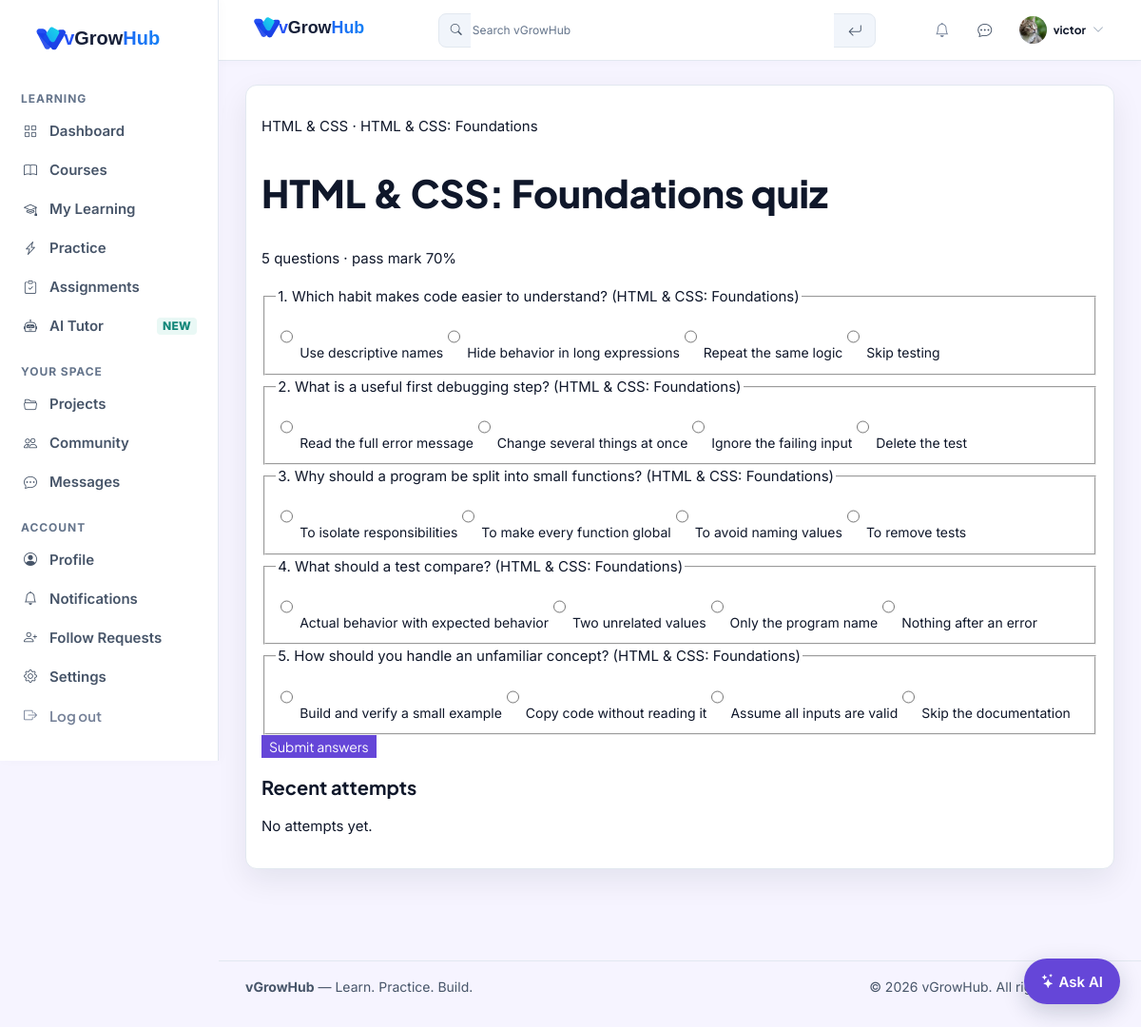
Page /quizzes/9/ (signed in) on the committed database.
### blog/models.py (models this page shows, shortened)
class UserProfile(models.Model):
    GOAL_CHOICES = [
        ('full_stack', 'Python Full Stack Developer'),
        ('django', 'Django Developer'),
        ('data', 'Data Analyst'),
        ('interview', 'Interview Prep'),
        ('web', 'Web Basics'),
    ]
    PLAN_CHOICES = [
        ('free', 'Free'),
        ('premium', 'Premium'),
    ]
    THEME_PREFERENCE_CHOICES = [
        ('light', 'Light'),
        ('dark', 'Dark'),
        ('system', 'System'),
    ]
    user = models.OneToOneField(
        User,
        on_delete=models.CASCADE,
        related_name='profile_data'
    )
    display_name = models.CharField(
        max_length=150,
        blank=True,
        default=''
    )
    headline = models.CharField(max_length=160, blank=True)
    location = models.CharField(max_length=120, blank=True)
    bio = models.TextField(max_length=2000, blank=True)
    skills = models.JSONField(default=list, blank=True)
    github_url = models.URLField(blank=True)
    linkedin_url = models.URLField(blank=True)
    portfolio_url = models.URLField(blank=True)
    profile_banner = models.ImageField(upload_to='profile_banners/', blank=True, null=True)
    font_size = models.CharField(max_length=10, choices=(('small', 'Small'), ('default', 'Default'), ('large', 'Large')), default='default')
    reduce_motion = models.BooleanField(default=False)
    swipe_navigation = models.BooleanField(default=False)
    timezone_name = models.CharField(max_length=64, default='UTC')
    language_preference = models.CharField(max_length=12, default='en')
    notify_follows = models.BooleanField(default=True)
    notify_messages = models.BooleanField(default=True)
    notify_community = models.BooleanField(default=True)
    notify_assignments = models.BooleanField(default=True)
    notify_system = models.BooleanField(default=True)
    email_notifications = models.BooleanField(default=False)
    quiet_hours_start = models.TimeField(null=True, blank=True)
    quiet_hours_end = models.TimeField(null=True, blank=True)
    desktop_notifications = models.BooleanField(default=False)
    plan = models.CharField(
        max_length=10,
        choices=PLAN_CHOICES,
        default='free',
    )
    plan_expires_at = models.DateTimeField(null=True, blank=True)
    subscription_plan = models.ForeignKey(
        SubscriptionPlan,
        on_delete=models.SET_NULL,
        related_name='subscribers',
        null=True,
        blank=True,
    )
    theme_preference = models.CharField(
        max_length=10,
        choices=THEME_PREFERENCE_CHOICES,
        default='light',
    )
    notification_sound = models.BooleanField(default=False)
    message_sound = models.BooleanField(default=False)
    WHO_CAN_MESSAGE_CHOICES = [
        ('everyone', 'Everyone'),
        ('followers', 'People who follow me or whom I follow'),
        ('mutual', 'Mutual followers'),
        ('nobody', 'Nobody'),
    ]
    who_can_message = models.CharField(
        max_length=12,
        choices=WHO_CAN_MESSAGE_CHOICES,
        default='mutual',
    )
    is_online_visible = models.BooleanField(default=True)
    profile_picture = models.ImageField(
        upload_to='profile_pictures/',
        blank=True,
        null=True
    )
    is_private = models.BooleanField(
        default=False
    )
    leaderboard_opt_in = models.BooleanField(default=False)
    show_public_badges = models.BooleanField(default=True)
    is_test_account = models.BooleanField(default=False)
    DAILY_TASK_GOAL_CHOICES = [
        (1, '1 task'),
        (3, '3 tasks'),
        (5, '5 tasks'),
    ]
    daily_task_goal = models.PositiveSmallIntegerField(
        choices=DAILY_TASK_GOAL_CHOICES,
        default=3,
    )
    goal = models.CharField(
        max_length=20,
        choices=GOAL_CHOICES,
        blank=True,
        null=True
    )
    onboarding_completed = models.BooleanField(
        default=True
    )
    is_deactivated = models.BooleanField(
        default=False
    )
    deactivated_at = models.DateTimeField(
        null=True,
        blank=True,
    )
    deletion_requested_at = models.DateTimeField(
        null=True,
        blank=True,
    )
    scheduled_deletion_at = models.DateTimeField(
        null=True,
        blank=True,
    )
    created_at = models.DateTimeField(
        auto_now_add=True
    )
    updated_at = models.DateTimeField(
        auto_now=True
    )

class ModuleQuiz(models.Model):
    module = models.OneToOneField(Module, on_delete=models.CASCADE, related_name='quiz')
    title = models.CharField(max_length=200)
    passing_score = models.PositiveSmallIntegerField(default=70)

class Module(models.Model):
    course = models.ForeignKey(
        Post,
        on_delete=models.CASCADE,
        related_name='modules',
    )
    title = models.CharField(max_length=200)
    description = models.TextField(blank=True)
    order = models.PositiveIntegerField(default=1)
    class Meta:
        ordering = ['order']

class Post(models.Model):
    STATUS_CHOICES = [
        ('DRAFT', 'Draft'),
        ('PUBLISHED', 'Published'),
        ('ARCHIVED', 'Archived'),
    ]
    CATEGORY_CHOICES = [
        ('Python', 'Python'),
        ('Django', 'Django'),
        ('AI', 'AI'),
        ('Java', 'Java'),
        ('JavaScript', 'JavaScript'),
        ('C++', 'C++'),
        ('C#', 'C#'),
        ('PHP', 'PHP'),
        ('Ruby', 'Ruby'),
        ('Go', 'Go'),
        ('Swift', 'Swift'),
        ('Kotlin', 'Kotlin'),
        ('Rust', 'Rust'),
        ('TypeScript', 'TypeScript'),
        ('SQL', 'SQL'),
        ('HTML/CSS', 'HTML/CSS'),
        ('Other', 'Other'),
    ]
    DIFFICULTY_CHOICES = [
        ('Beginner', 'Beginner'),
        ('Intermediate', 'Intermediate'),
        ('Advanced', 'Advanced'),
    ]
    ACCESS_CHOICES = [
        ('free', 'Free'),
        ('paid', 'Paid'),
    ]
    title = models.CharField(
        max_length=100
    )
    slug = models.SlugField(
        max_length=180,
        unique=True,
        blank=True,
    )
    category = models.CharField(
        max_length=20,
        choices=CATEGORY_CHOICES,
        default='Python'
    )
    description = models.TextField(
        blank=True
    )
    difficulty = models.CharField(
        max_length=20,
        choices=DIFFICULTY_CHOICES,
        default='Beginner'
    )
    duration_minutes = models.PositiveSmallIntegerField(default=0)
    access = models.CharField(max_length=8, choices=ACCESS_CHOICES, default='free')
    required_plan = models.ForeignKey(
        SubscriptionPlan,
        on_delete=models.SET_NULL,
        related_name='courses',
        null=True,
        blank=True,
    )
    is_free = models.BooleanField(default=True)
    price = models.DecimalField(max_digits=8, decimal_places=2, default=0)
    what_you_learn = models.TextField(
        blank=True
    )
    prerequisites = models.TextField(blank=True)
    content = models.TextField()
    status = models.CharField(
        max_length=20,
        choices=STATUS_CHOICES,
        default='PUBLISHED',
    )
    sequential_learning = models.BooleanField(default=False)
    image = models.ImageField(
        upload_to='posts/',
        blank=True,
        null=True
    )
    author = models.ForeignKey(
        User,
        on_delete=models.CASCADE
    )
    created_at = models.DateTimeField(
        auto_now_add=True
    )

class QuizQuestion(models.Model):
    quiz = models.ForeignKey(ModuleQuiz, on_delete=models.CASCADE, related_name='questions')
    prompt = models.CharField(max_length=500)
    options = models.JSONField(default=list)
    correct_option = models.PositiveSmallIntegerField()
    explanation = models.TextField(blank=True, max_length=2000)
    order = models.PositiveSmallIntegerField(default=1)
    class Meta:
        ordering = ('order', 'pk')
        constraints = [
            models.UniqueConstraint(fields=('quiz', 'order'), name='unique_quiz_question_order'),
        ]

### blog/views.py (the view, shortened to what this page needs)
@login_required
def module_quiz(request, quiz_id):
    quiz = get_object_or_404(
        ModuleQuiz.objects.select_related('module__course').prefetch_related('questions'),
        pk=quiz_id,
    )
    if not Enrollment.objects.filter(student=request.user, course=quiz.module.course).exists():
        return HttpResponseForbidden('Enroll in the course to take this quiz.')
    questions = list(quiz.questions.all())
    return render(request, 'blog/module_quiz.html', {
        'quiz': quiz,
        'questions': questions,
        'previous_attempts': QuizAttempt.objects.filter(user=request.user, quiz=quiz).order_by('-attempted_at')[:5],
    })

### templates/blog/module_quiz.html (shortened to what this page needs)
{% extends "blog/base.html" %}
{% block content %}
<section class="panel course-quiz-page"><p><a href="{% url 'blog:course_detail' quiz.module.course.slug %}">{{ quiz.module.course.title }}</a> · {{ quiz.module.title }}</p><h1>{{ quiz.title }}</h1><p>{{ questions|length }} questions · pass mark {{ quiz.passing_score }}%</p><form method="post">{% csrf_token %}{% for question in questions %}<fieldset class="quiz-question"><legend>{{ forloop.counter }}. {{ question.prompt }}</legend>{% for option in question.options %}<label><input type="radio" name="question_{{ question.pk }}" value="{{ forloop.counter0 }}" required> {{ option }}</label>{% endfor %}</fieldset>{% empty %}<p>This quiz is not available yet.</p>{% endfor %}<button type="submit" class="primary-btn" {% if not questions %}disabled{% endif %}>Submit answers</button></form><section><h2>Recent attempts</h2>{% for attempt in previous_attempts %}<p>{{ attempt.attempted_at|date:"M j, Y H:i" }} · {{ attempt.score|default:0 }}% · {% if attempt.passed %}Passed{% else %}Try again{% endif %}</p>{% empty %}<p>No attempts yet.</p>{% endfor %}</section></section>
{% endblock %}

### templates/blog/includes/navbar.html (shortened to what this page needs)
{% load static %}
<nav class="top-navbar">
    <div class="top-navbar-left">
        <a href="{% if user.is_authenticated %}{% url 'blog:dashboard' %}{% else %}{% url 'blog:blogpage' %}{% endif %}"
            class="navbar-brand">
            <img class="site-logo site-logo--nav" src="{% static 'images/vgrowhub-logo.svg' %}" alt="{{ SITE_NAME }}">
        </a>
    </div>
    <div class="workspace-search-shell">
        <form class="workspace-search" action="{% url 'blog:blogpage' %}" method="get" role="search" aria-label="Global search">
            <i class="bi bi-search" aria-hidden="true"></i>
            <input type="search" id="globalSearchInput" name="search" value="{{ request.GET.search }}"
                placeholder="Search vGrowHub" aria-label="Search vGrowHub" autocomplete="off">
            <button type="submit" class="workspace-search-submit" aria-label="Search">
                <i class="bi bi-arrow-return-left" aria-hidden="true"></i>
            </button>
        </form>
    </div>
    <div class="top-navbar-right">
        {% if user.is_authenticated %}
        <a href="{% url 'blog:notifications' %}" class="navbar-action-button navbar-notifications" aria-label="Notifications"
            title="Notifications">
            <i class="bi bi-bell" aria-hidden="true"></i>
        </a>
        <a href="{% url 'blog:messages' %}" class="navbar-action-button navbar-messages" aria-label="Messages" title="Messages">
            <i class="bi bi-chat-dots" aria-hidden="true"></i>
        </a>
        <div class="navbar-user-menu">
            <button type="button" class="navbar-user" id="userMenuToggle" aria-label="Open user menu" aria-haspopup="menu" aria-expanded="false" aria-controls="userDropdown">
                {% if user.profile_data.profile_picture %}
                <img class="navbar-avatar" src="{{ user.profile_data.profile_picture.url }}" alt="" aria-hidden="true" style="object-fit:cover;">
                {% else %}
                <div class="navbar-avatar" aria-hidden="true">{{ user.username|first|upper }}</div>
                {% endif %}
                <span class="navbar-user-name">{{ user.username }}</span>
                <i class="bi bi-chevron-down" aria-hidden="true"></i>
            </button>
        </div>
        {% else %}
        <a href="{% url 'blog:login' %}" class="navbar-auth-link">Sign in</a>
        <a href="{% url 'blog:signup' %}" class="navbar-join-link">Get started</a>
        {% endif %}
    </div>
</nav>

### rows in the picture
ModuleQuiz: module.course "HTML & CSS", module "HTML & CSS: Foundations", title "HTML & CSS: Foundations quiz", passing_score "70"
QuizQuestion: prompt "Which habit makes code easier to understand? (HTML & CSS: Foundations)", options "Use descriptive names" "Hide behavior in long expressions" "Repeat the same logic" "Skip testing"
QuizQuestion: prompt "What is a useful first debugging step? (HTML & CSS: Foundations)", options "Read the full error message" "Change several things at once" "Ignore the failing input" "Delete the test"
QuizQuestion: prompt "Why should a program be split into small functions? (HTML & CSS: Foundations)", options "To isolate responsibilities" "To make every function global" "To avoid naming values" "To remove tests"
QuizQuestion: prompt "What should a test compare? (HTML & CSS: Foundations)", options "Actual behavior with expected behavior" "Two unrelated values" "Only the program name" "Nothing after an error"
QuizQuestion: prompt "How should you handle an unfamiliar concept? (HTML & CSS: Foundations)", options "Build and verify a small example" "Copy code without reading it" "Assume all inputs are valid" "Skip the documentation"

### other values in the picture
{{ user.username }} "victor"
{{ questions|length }} "5"
{{ SITE_NAME }} "vGrowHub"
